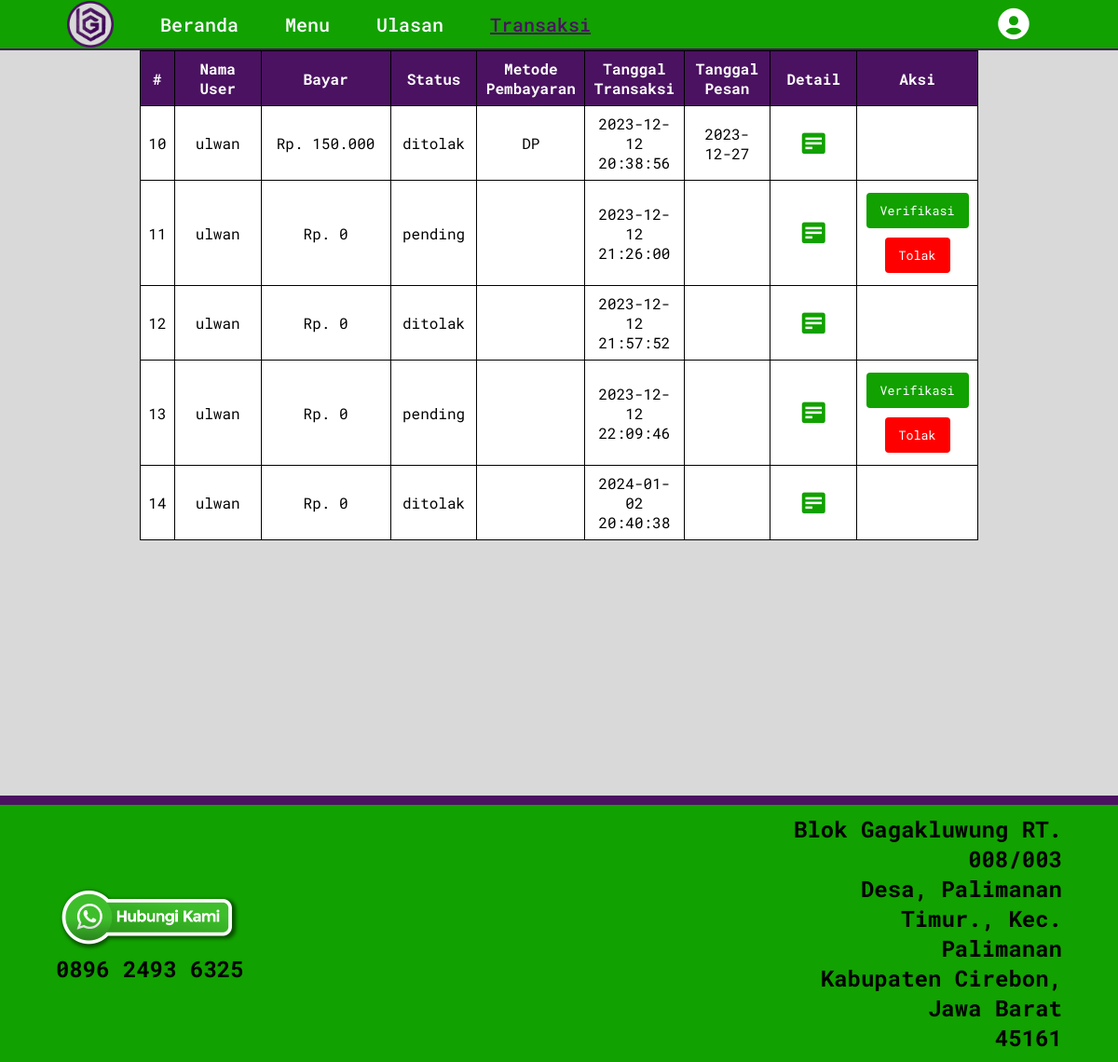
/admin/transaksi/transaksi.php (signed in), run on the app's committed database.
### tables this page shows
CREATE TABLE `transaksi` (
  `id_transaksi` int(11) NOT NULL,
  `id_nama` int(11) DEFAULT NULL,
  `total_harga` int(25) DEFAULT NULL,
  `gambar_transfer` varchar(255) DEFAULT NULL,
  `tanggal_pesan` date DEFAULT NULL,
  `tanggal_transaksi` timestamp NOT NULL DEFAULT current_timestamp(),
  `status_transaksi` enum('pending','ditolak','selesai') DEFAULT NULL,
  `metode_pembayaran` enum('DP','LUNAS') DEFAULT NULL
);

CREATE TABLE `user` (
  `nama` varchar(100) DEFAULT NULL,
  `id_nama` int(25) NOT NULL,
  `telepon` int(15) NOT NULL,
  `email` varchar(255) DEFAULT NULL,
  `password` varchar(100) DEFAULT NULL,
  `role` enum('admin','user','','') NOT NULL,
  `createat` datetime NOT NULL DEFAULT current_timestamp() ON UPDATE current_timestamp(),
  `updateeat` datetime DEFAULT NULL
);

### admin/transaksi/transaksi.php (the view, shortened to what this page needs)
<?php
include "../../koneksi.php";
include 'header.php';
?>
<body>
    <main class="main">
        <table border="1" style="width: 75%; margin: 0 auto; border-collapse: collapse; border: 1px solid black;">
            <thead>
                <tr>
                    <th style="width: 2%;">#</th>
                    <th style="width: 10%;">Nama User</th>
                    <th style="width: 15%;">Bayar</th>
                    <th style="width: 10%;">Status</th>
                    <th style="width: 10%;">Metode Pembayaran</th>
                    <th style="width: 10%;">Tanggal Transaksi</th>
                    <th style="width: 10%;">Tanggal Pesan</th>
                    <th style="width: 10%;">Detail</th>
                    <th style="width: 10%;">Aksi</th>
                </tr>
            </thead>
            <tbody>
                <?php
                $query = "SELECT transaksi.*, user.nama AS nama_user
                          FROM transaksi
                          INNER JOIN user ON transaksi.id_nama = user.id_nama";
                $result = mysqli_query($koneksi, $query);
                while ($row = mysqli_fetch_assoc($result)) {
                    ?>
                    <tr>
                        <td style='text-align: center;'><?php echo $row['id_transaksi']; ?></td>
                        <td style='text-align: center;'><?php echo $row['nama_user']; ?></td>
                        <td style='text-align: center;'>Rp. <?php echo number_format($row['total_harga'], 0, ',', '.'); ?></td>
                        <td style='text-align: center;'><?php echo $row['status_transaksi']; ?></td>
                        <td style='text-align: center;'><?php echo $row['metode_pembayaran']; ?></td>
                        <td style='text-align: center;'><?php echo $row['tanggal_transaksi']; ?></td>
                        <td style='text-align: center;'><?php echo $row['tanggal_pesan']; ?></td>
                        <td style='text-align: center;'>
                            <a href='detail_transaksi.php?id_transaksi=<?php echo $row['id_transaksi']; ?>'>
                                <i class='bx bxs-detail' style='color: #11A100; font-size: 30px'></i>
                            </a>
                        </td>
                        <td style='text-align: center;'>
                            <?php
                            if ($row['status_transaksi'] == 'pending') {
                                ?>
                                <button class='verifikasi' onclick="verifikasi(<?php echo $row['id_transaksi']; ?>)">Verifikasi</button>
                                <button class='tolak' onclick="tolak(<?php echo $row['id_transaksi']; ?>)">Tolak</button>
                                <?php
                            } elseif ($row['status_transaksi'] == 'selesai') {
                                ?>
                                <button class='terima' onclick="terima(<?php echo $row['id_transaksi']; ?>)">Terima</button>
                                <?php
                            }
                            ?>
                        </td>
                    </tr>
                    <?php
                }
                ?>
            </tbody>
        </table>
    </main>
</body>
<?php include 'footer.php'; ?>

### css/page.css (style rules this page uses)
* { font-family: 'Roboto Mono', monospace; margin: 0; padding: 0; box-sizing: border-box; }
body { margin: 0; padding: 0; background-color: #D9D9D9; }
.main { min-width: 100vh; min-height: 100vh; background-size: cover; background-position: center; }
* { padding: 0; margin: 0; box-sizing: border-box; }

### admin/admin.css (style rules this page uses)
button { background-color: #11A100; color: white; padding: 10px 15px; border: none; border-radius: 4px; cursor: pointer; }
button { background-color: #11A100; color: white; padding: 10px 15px; border: none; border-radius: 4px; cursor: pointer; float: center; }
table { width: 75%; margin: 0 auto; border-collapse: collapse; border: 1px solid black; background-color: white; }
th, td { border: 1px solid black; padding: 8px; text-align: center; }
th { background-color: #4A1260; color: white; }
.verifikasi, .tolak, .terima { padding: 10px 15px; border: none; border-radius: 4px; cursor: pointer; margin-top: 5px; margin-bottom: 5px; }
.tolak { background-color: #FF0000; color: white; }

### data on the page
transaksi: id_transaksi "10", id_nama.nama "ulwan", total_harga "150.000", status_transaksi "ditolak", metode_pembayaran "DP", tanggal_transaksi "2023-12-12 20:38:56", tanggal_pesan "2023-12-27"
transaksi: id_transaksi "11", id_nama.nama "ulwan", total_harga "0", status_transaksi "pending", tanggal_transaksi "2023-12-12 21:26:00"
transaksi: id_transaksi "12", id_nama.nama "ulwan", total_harga "0", status_transaksi "ditolak", tanggal_transaksi "2023-12-12 21:57:52"
transaksi: id_transaksi "13", id_nama.nama "ulwan", total_harga "0", status_transaksi "pending", tanggal_transaksi "2023-12-12 22:09:46"
transaksi: id_transaksi "14", id_nama.nama "ulwan", total_harga "0", status_transaksi "ditolak", tanggal_transaksi "2024-01-02 20:40:38"
